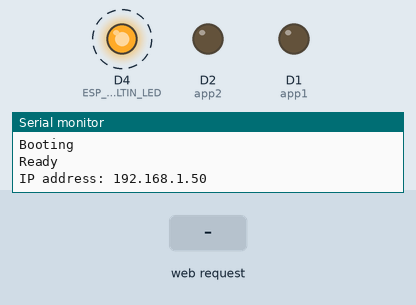
This sketch was run on a simulated ESP8266 (NodeMCU). Shown: output pins drawn as LEDs (lit = HIGH), the last lines printed to the serial monitor. Dashed ring = blinking. Inputs (shaded band) come from the test bench. WiFi joins after 1.5 s; servers stay silent unless stated.

Above: at 2.7 s.
2.8 s: HTTP request GET /app1/on received
At 5.3 s:
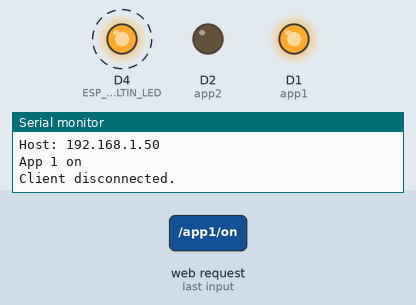
8.0 s: HTTP request GET /app2/on received
At 11.3 s:
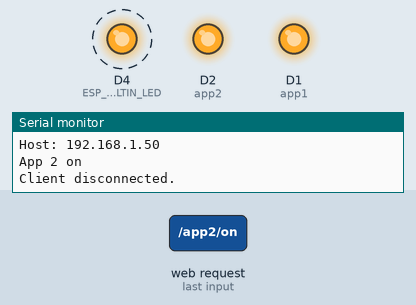
14.0 s: HTTP request GET /app1/off received
At 17.3 s:
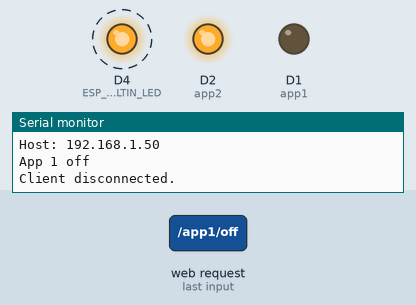
20.0 s: HTTP request GET /app2/off received
At 22.3 s:
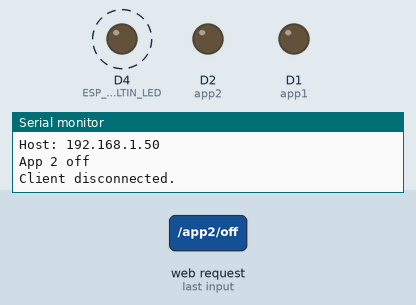
Timing chart, 0 to 27.4 s (numbered marks = the images above; inputs shaded):
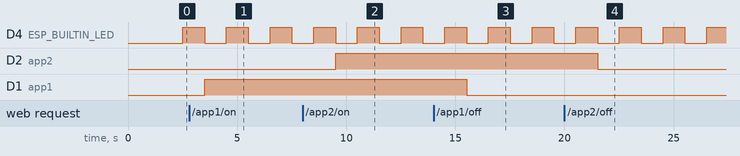

The sketch:

Code.ino
```cpp
/*********
  Rui Santos
  Complete project details at https://randomnerdtutorials.com
  Arduino IDE example: Examples > Arduino OTA > BasicOTA.ino
*********/

#include <ESP8266WiFi.h>
#include <ESP8266mDNS.h>
#include <WiFiUdp.h>
#include <ArduinoOTA.h>

// Replace with your network credentials
const char* ssid = "Nokia 2.2";
const char* password = "qwerty123";


WiFiServer server(80);// Set port to 80


String header; // This storees the HTTP request

const int ESP_BUILTIN_LED = 2;

// Declare the pins to which the appliances are connected via relays
int app1 = D1; //appliance 1
int app2 = D2; //appliance 2`
//you can add more more appliances below.

String app1state = "off";// state of appliance1
String app2state = "off";// state of appliance2


void setup() {
  Serial.begin(115200);
  Serial.println("Booting");
  WiFi.mode(WIFI_STA);
  WiFi.begin(ssid, password);
  while (WiFi.waitForConnectResult() != WL_CONNECTED) {
    Serial.println("Connection Failed! Rebooting...");
    delay(5000);
    ESP.restart();
  }

  // Port defaults to 8266
  // ArduinoOTA.setPort(8266);

  // Hostname defaults to esp8266-[ChipID]
  // ArduinoOTA.setHostname("myesp8266");

  // No authentication by default
  // ArduinoOTA.setPassword((const char *)"123");

  ArduinoOTA.onStart([]() {
    Serial.println("Start");
  });
  ArduinoOTA.onEnd([]() {
    Serial.println("\nEnd");
  });
  ArduinoOTA.onProgress([](unsigned int progress, unsigned int total) {
    Serial.printf("Progress: %u%%\r", (progress / (total / 100)));
  });
  ArduinoOTA.onError([](ota_error_t error) {
    Serial.printf("Error[%u]: ", error);
    if (error == OTA_AUTH_ERROR) Serial.println("Auth Failed");
    else if (error == OTA_BEGIN_ERROR) Serial.println("Begin Failed");
    else if (error == OTA_CONNECT_ERROR) Serial.println("Connect Failed");
    else if (error == OTA_RECEIVE_ERROR) Serial.println("Receive Failed");
    else if (error == OTA_END_ERROR) Serial.println("End Failed");
  });
  ArduinoOTA.begin();
  Serial.println("Ready");
  Serial.print("IP address: ");
  Serial.println(WiFi.localIP());
  pinMode(ESP_BUILTIN_LED, OUTPUT);
   pinMode(app1, OUTPUT);
  pinMode(app2, OUTPUT);
  digitalWrite(app1, LOW);
  digitalWrite(app2, LOW);
  server.begin();
}

void loop() {
  ArduinoOTA.handle();
  digitalWrite(ESP_BUILTIN_LED, LOW);
  delay(1000);
  digitalWrite(ESP_BUILTIN_LED, HIGH);
  delay(1000);
    WiFiClient client = server.available();   // Listen for incoming clients

  if (client) {                             // If a new client connects,
    String currentLine = "";                // make a String to hold incoming data from the client
    while (client.connected()) {            // loop while the client's connected
      if (client.available()) {             // if there's bytes to read from the client,
        char c = client.read();             // read a byte, then
        Serial.write(c);                    // print it out the serial monitor
        header += c;
        if (c == '\n') {                    // if the byte is a newline character
          // if the current line is blank, you got two newline characters in a row.
          // that's the end of the client HTTP request, so send a response:
          if (currentLine.length() == 0) {
            // HTTP headers always start with a response code (e.g. HTTP/1.1 200 OK)
            // and a content-type so the client knows what's coming, then a blank line:
            client.println("HTTP/1.1 200 OK");
            client.println("Content-type:text/html");
            client.println("Connection: close");
            client.println();

            // turns the GPIOs on and off
            if (header.indexOf("GET /app1/on") >= 0) {
              Serial.println("App 1 on");
              app1state = "on";
              digitalWrite(app1, HIGH);
            } else if (header.indexOf("GET /app1/off") >= 0) {
              Serial.println("App 1 off");
              app1state = "off";
              digitalWrite(app1, LOW);
            } else if (header.indexOf("GET /app2/on") >= 0) {
              Serial.println("App 2 on");
              app2state = "on";
              digitalWrite(app2, HIGH);
            } else if (header.indexOf("GET /app2/off") >= 0) {
              Serial.println("App 2 off");
              app2state = "off";
              digitalWrite(app2, LOW);
            }

            // Display the HTML web page
            client.println("<!DOCTYPE html><html>");
            client.println("<head><meta name=\"viewport\" content=\"width=device-width, initial-scale=1\">");
            client.println("<link rel=\"icon\" href=\"data:,\">");
            // CSS to style the on/off buttons
            // Feel free to change the background-color and font-size attributes to fit your preferences
            client.println("<style>html { font-family: Helvetica; display: inline-block; margin: 0px auto; text-align: center;}");
            client.println(".button { background-color: #195B6A; border: none; color: white; padding: 16px 40px;");
            client.println("text-decoration: none; font-size: 30px; margin: 2px; cursor: pointer;}");
            client.println(".button2 {background-color: #77878A;}</style></head>");

            // Web Page Heading
            client.println("<body><h1>ESP8266 Web Server</h1>");

            // Display current state, and ON/OFF buttons for GPIO 5
            client.println("<p>app1 - State " + app1state + "</p>");
            // If Appliance 1 is off, it displays the ON button
            if (app1state == "off") {
              client.println("<p><a href=\"/app1/on\"><button class=\"button\">ON</button></a></p>");
            } else {
              client.println("<p><a href=\"/app1/off\"><button class=\"button button2\">OFF</button></a></p>");
            }

            // Display current state, and ON/OFF buttons for GPIO 4
            client.println("<p>app2 - State " + app2state + "</p>");
            // If Appliance 2 is off, it displays the ON button
            if (app2state == "off") {
              client.println("<p><a href=\"/app2/on\"><button class=\"button\">ON</button></a></p>");
            } else {
              client.println("<p><a href=\"/app2/off\"><button class=\"button button2\">OFF</button></a></p>");
            }
            client.println("</body></html>");

            // The HTTP response ends with another blank line
            client.println();
            // Break out of the while loop
            break;
          } else { // if you got a newline, then clear currentLine
            currentLine = "";
          }
        } else if (c != '\r') {  // if you got anything else but a carriage return character,
          currentLine += c;      // add it to the end of the currentLine
        }
      }
    }
    // Clear the header variable
    header = "";
    // Close the connection
    client.stop();
    Serial.println("Client disconnected.");
    Serial.println("");
  }
}
```

Measured:
- after the input at 2.8 s, D1 (app1): LOW → HIGH after 0.71 s
- after the input at 8.0 s, D2 (app2): LOW → HIGH after 1.5 s
- after the input at 14.0 s, D1 (app1): HIGH → LOW after 1.5 s
- after the input at 20.0 s, D2 (app2): HIGH → LOW after 1.5 s
- by itself, D4 (ESP_BUILTIN_LED): alternates HIGH for 1.0 s and LOW for 1.0 s
